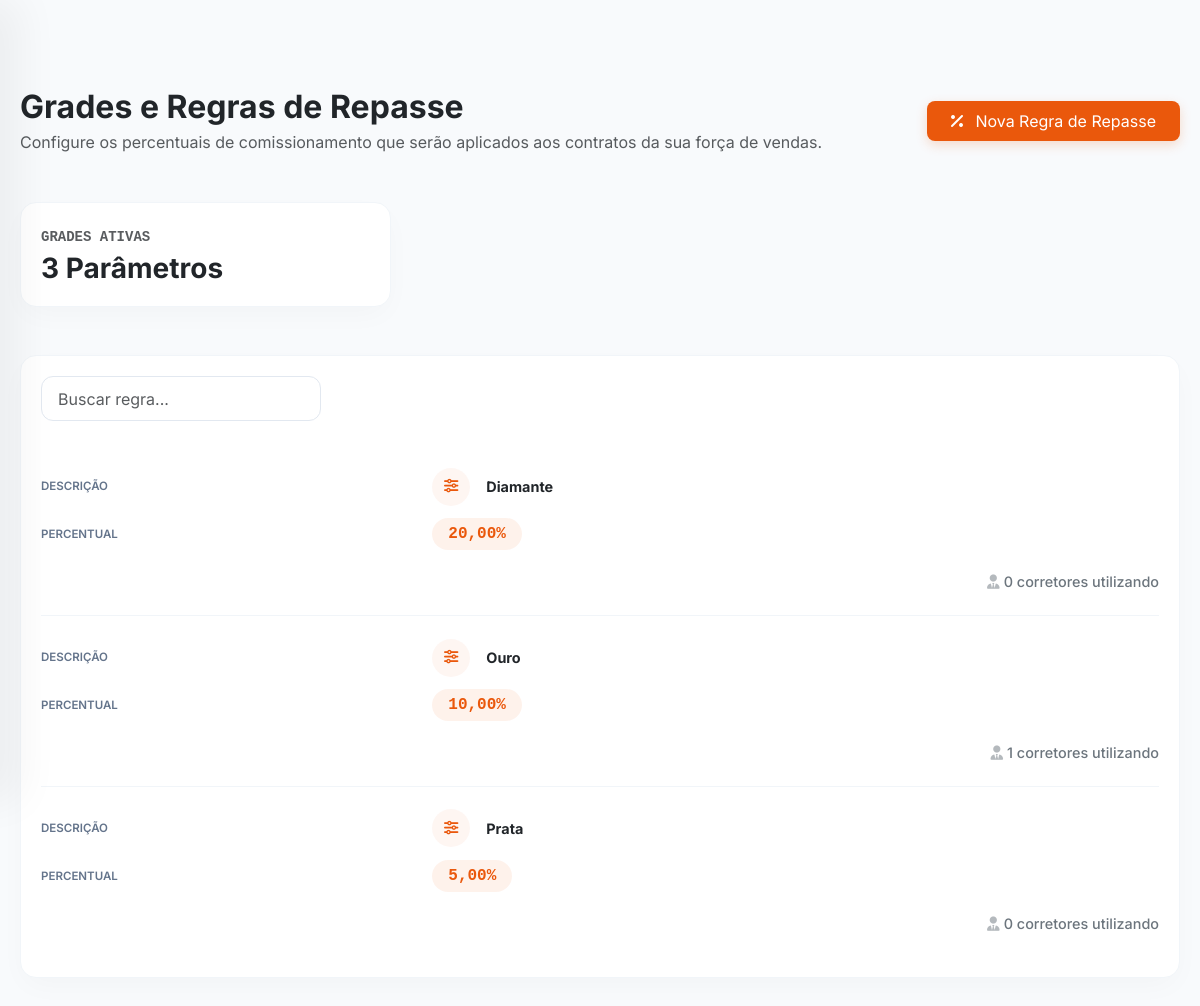
Screenshot of /grades.php (signed in) with the database file from the repository.
### tables this page shows
CREATE TABLE IF NOT EXISTS `grades_comissao` (
  `id` int NOT NULL AUTO_INCREMENT,
  `nome` varchar(100) NOT NULL,
  `percentual` decimal(5,2) NOT NULL,
  `criado_em` timestamp NULL DEFAULT CURRENT_TIMESTAMP,
  PRIMARY KEY (`id`)
);

### grades.php (the view, shortened to what this page needs)
<?php
require_once __DIR__ . '/config/conexao.php';
try {
    $queryGrades = "
        SELECT g.*, COUNT(c.id) as total_corretores
        FROM grades_comissao g
        LEFT JOIN corretores c ON c.grade_comissao_id = g.id
        GROUP BY g.id
        ORDER BY g.nome ASC
    ";
    $gradesComissao = $pdo->query($queryGrades)->fetchAll(PDO::FETCH_ASSOC);
    $totalGrades = count($gradesComissao);
} catch (PDOException $e) {
    error_log("Erro ao listar grades: " . $e->getMessage());
    $gradesComissao = [];
    $totalGrades = 0;
}
?>
<!DOCTYPE html>
<html lang="pt-BR">
<head>
    <link href="https://cdn.jsdelivr.net/npm/bootstrap@5.3.3/dist/css/bootstrap.min.css" rel="stylesheet">
    <link href="https://cdn.jsdelivr.net/npm/sweetalert2@11/dist/sweetalert2.min.css" rel="stylesheet">
    <link rel="stylesheet" href="https://cdnjs.cloudflare.com/ajax/libs/font-awesome/6.4.0/css/all.min.css">
</head>
<body>
<div class="main-content">
    <div class="d-flex justify-content-between align-items-center mb-5 flex-wrap gap-3">
        <div>
            <h2 class="fw-bold text-dark mb-1">Grades e Regras de Repasse</h2>
            <p class="text-muted mb-0">Configure os percentuais de comissionamento que serão aplicados aos contratos da sua força de vendas.</p>
        </div>
        <button class="btn btn-dark rounded-3 px-4 py-2 fw-500" data-bs-toggle="modal" data-bs-target="#modalNovaGrade" style="background:#ea580c; border:none; box-shadow: 0 4px 12px rgba(234, 88, 12, 0.2);">
            <i class="fa-solid fa-percent me-2"></i> Nova Regra de Repasse
        </button>
    </div>
    <div class="row g-4 mb-5">
        <div class="col-md-4">
            <div class="card-premium py-3">
                <span class="text-uppercase text-muted font-monospace small fw-bold">Grades Ativas</span>
                <h3 class="fw-bold text-dark mt-1 mb-0"><?= $totalGrades ?> Parâmetros</h3>
            </div>
        </div>
    </div>
    <div class="card-premium">
        <div class="mb-4">
            <input type="text" class="form-control search-box w-25" id="filtroGrades" onkeyup="filtrarGrades()" placeholder="Buscar regra...">
        </div>
        <div class="table-responsive">
            <table class="table table-borderless align-middle mb-0 table-premium" id="tabelaGrades">
                <tbody>
                    <?php if (empty($gradesComissao)): ?>
                        <tr>
                            <td colspan="3" class="text-center text-muted py-5">Nenhuma grade parametrizada no ecossistema.</td>
                        </tr>
                    <?php else: ?>
                        <?php foreach ($gradesComissao as $g): ?>
                            <tr>
                                <td data-label="Descrição" class="fw-bold text-dark">
                                    <div class="d-flex align-items-center">
                                        <div class="rounded-circle d-flex align-items-center justify-content-center me-3" style="width: 38px; height: 38px; background: rgba(234, 88, 12, 0.05); color: #ea580c;">
                                            <i class="fa-solid fa-sliders"></i>
                                        </div>
                                        <?= htmlspecialchars($g['nome']) ?>
                                    </div>
                                </td>
                                <td data-label="Percentual">
                                    <span class="badge rounded-pill px-3 py-2 fw-bold text-orange-premium font-monospace fs-6" style="background: rgba(234, 88, 12, 0.08); color:#ea580c;">
                                        <?= number_format($g['percentual'], 2, ',', '.') ?>%
                                    </span>
                                </td>
                                <td data-label="Corretores Associados" class="text-secondary fw-medium">
                                    <i class="fa-solid fa-user-tie me-1 opacity-50"></i> <?= $g['total_corretores'] ?> corretores utilizando
                                </td>
                            </tr>
                        <?php endforeach; ?>
                    <?php endif; ?>
                </tbody>
            </table>
        </div>
    </div>
</div>
</body>
</html>

### grades.php (style rules this page uses)
body { font-family: 'Inter', sans-serif; background-color: #f8fafc; color: #0f172a; margin: 0; }
.main-content { padding: 3rem; min-height: 100vh; }
.card-premium { background: #fff; border: 1px solid #f1f5f9; border-radius: 20px; padding: 2rem; box-shadow: 0 10px 30px -5px rgba(0, 0, 0, 0.03); }
.search-box { border: 1px solid #e2e8f0; border-radius: 12px; padding: 0.6rem 1rem; transition: all 0.3s ease; }
.table-premium td { padding: 1.2rem 0; border-bottom: 1px solid #f8fafc; }
@media (max-width: 1200px) { .main-content { padding: 5.5rem 1.25rem 2.5rem 1.25rem !important; } }

### includes/sidebar.php (style rules this page uses)
:root { --orange-app: #ea580c; --orange-light: rgba(234, 88, 12, 0.05); --slate-dark: #0f172a; --slate-muted: #64748b; --border-color: #f1f5f9; --radius-premium: 16px; }
body, html { overflow-x: hidden !important; background-color: #f8fafc; }
.main-content { margin-left: 280px; padding: 3rem; transition: all 0.3s ease; }
@media (max-width: 1200px) { .main-content { margin-left: 0 !important; padding: 5.5rem 1.25rem 2.5rem 1.25rem !important; } }
@media (max-width: 1200px) { .card-premium { padding: 1.25rem !important; border-radius: 16px !important; } }
@media (max-width: 1200px) { .table-premium tbody tr { display: block; border-bottom: 1px solid var(--border-color); padding: 1rem 0; position: relative; } }
@media (max-width: 1200px) { .table-premium tbody tr:last-child { border-bottom: none; } }
@media (max-width: 1200px) { .table-premium tbody td { display: flex; justify-content: justify; align-items: center; padding: 0.4rem 0 !important; border: none !important; font-size: 0.9rem; } }
@media (max-width: 1200px) { .table-premium tbody td::before { content: attr(data-label); font-size: 0.72rem; font-weight: 600; text-transform: uppercase; color: var(--slate-muted); width: 35%; min-width: 100px; display: inline-block; } }
@media (max-width: 1200px) { .table-premium tbody td:last-child { justify-content: flex-end; margin-top: 0.5rem; } }
@media (max-width: 1200px) { .table-premium tbody td:last-child::before { display: none; } }

### rows the page displays
grades_comissao: nome "Diamante", percentual "20,00", total_corretores "0"
grades_comissao: nome "Ouro", percentual "10,00", total_corretores "1"
grades_comissao: nome "Prata", percentual "5,00", total_corretores "0"

### other values shown
$totalGrades "3"
